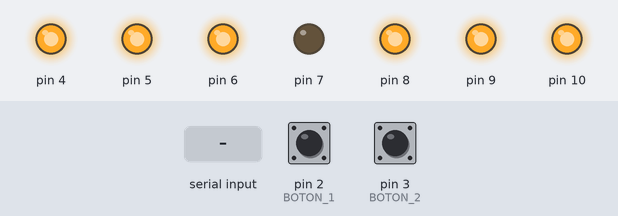
The sketch below on a simulated Arduino Uno, built with avr-gcc and run on an emulated ATmega328P. Shown: output pins drawn as LEDs (lit = HIGH). Dashed ring = blinking. Inputs (shaded band) come from the test bench; at power-on: pin 2 (BOTON_1) LOW, pin 3 (BOTON_2) LOW.

Above: at 1.2 s.
1.3 s: pin 2 (BOTON_1) pulled HIGH for 0.15 s
At 2.7 s:
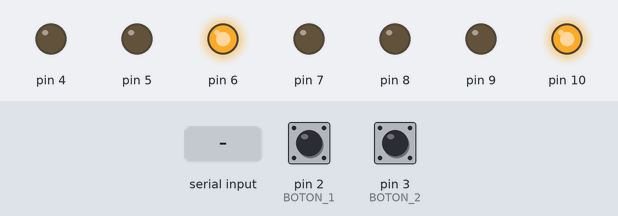
7.4 s: "1" received over Serial
10.4 s: "2" received over Serial
At 12.7 s:
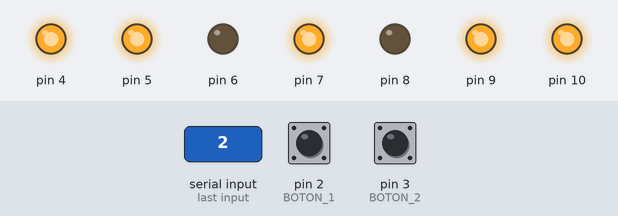
13.4 s: pin 3 (BOTON_2) pulled HIGH for 0.15 s
At 15.2 s:
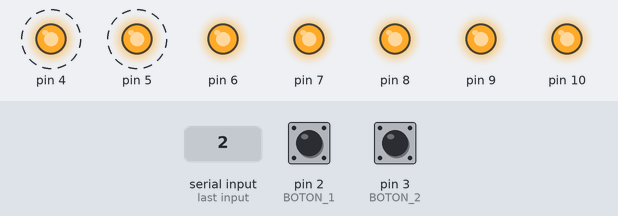
Timing chart, 0 to 17.5 s (numbered marks = the images above; inputs shaded):
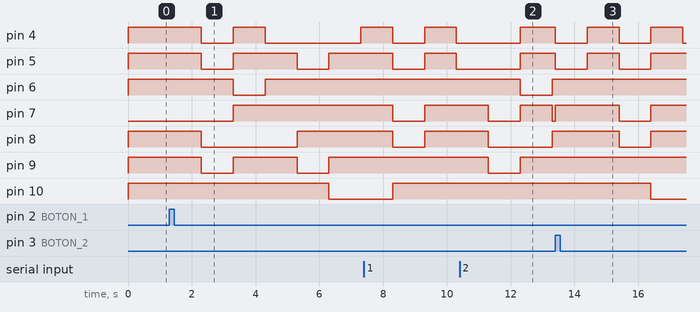

The sketch:

Laboratorio_2_5_03_2023.ino
```cpp
//Julio Castellanos
int D = 1000;

int in1;
int in2;
char x;

void setup() {
  Serial.begin(9600);
  pinMode(2, INPUT);  //BOTON 1
  pinMode(3, INPUT);  //BOTON 2
  pinMode(9, OUTPUT);  //A
  pinMode(10, OUTPUT); //B
  pinMode(6, OUTPUT);  //C
  pinMode(5, OUTPUT);  //D
  pinMode(4, OUTPUT);  //E
  pinMode(8, OUTPUT);  //F
  pinMode(7, OUTPUT);  //G


}

void loop() {

     //0
     digitalWrite(9, HIGH);
     digitalWrite(10, HIGH);
     digitalWrite(6, HIGH);
     digitalWrite(5, HIGH);
     digitalWrite(4, HIGH);
     digitalWrite(8, HIGH);
     digitalWrite(7, LOW);

 in1 = digitalRead(2);
 in2 = digitalRead(3);

 if (in1 == HIGH){
     //0
     digitalWrite(9, HIGH);
     digitalWrite(10, HIGH);
     digitalWrite(6, HIGH);
     digitalWrite(5, HIGH);
     digitalWrite(4, HIGH);
     digitalWrite(8, HIGH);
     digitalWrite(7, LOW);
     delay(D);
     //1
     digitalWrite(9, LOW);
     digitalWrite(10, HIGH);
     digitalWrite(6, HIGH);
     digitalWrite(5, LOW);
     digitalWrite(4, LOW);
     digitalWrite(8, LOW);
     digitalWrite(7, LOW);
     delay(D);
     //2
     digitalWrite(9, HIGH);
     digitalWrite(10, HIGH);
     digitalWrite(6, LOW);
     digitalWrite(5, HIGH);
     digitalWrite(4, HIGH);
     digitalWrite(8, LOW);
     digitalWrite(7, HIGH);
     delay(D);
     //3
     digitalWrite(9, HIGH);
     digitalWrite(10, HIGH);
     digitalWrite(6, HIGH);
     digitalWrite(5, HIGH);
     digitalWrite(4, LOW);
     digitalWrite(8, LOW);
     digitalWrite(7, HIGH);
     delay(D);
     //4
     digitalWrite(9, LOW);
     digitalWrite(10, HIGH);
     digitalWrite(6, HIGH);
     digitalWrite(5, LOW);
     digitalWrite(4, LOW);
     digitalWrite(8, HIGH);
     digitalWrite(7, HIGH);
     delay(D);
     //5
     digitalWrite(9, HIGH);
     digitalWrite(10, LOW);
     digitalWrite(6, HIGH);
     digitalWrite(5, HIGH);
     digitalWrite(4, LOW);
     digitalWrite(8, HIGH);
     digitalWrite(7, HIGH);
     delay(D);
     //6
     digitalWrite(9, HIGH);
     digitalWrite(10, LOW);
     digitalWrite(6, HIGH);
     digitalWrite(5, HIGH);
     digitalWrite(4, HIGH);
     digitalWrite(8, HIGH);
     digitalWrite(7, HIGH);
     delay(D);
     //7
     digitalWrite(9, HIGH);
     digitalWrite(10, HIGH);
     digitalWrite(6, HIGH);
     digitalWrite(5, LOW);
     digitalWrite(4, LOW);
     digitalWrite(8, LOW);
     digitalWrite(7, LOW);
     delay(D);
     //8
     digitalWrite(9, HIGH);
     digitalWrite(10, HIGH);
     digitalWrite(6, HIGH);
     digitalWrite(5, HIGH);
     digitalWrite(4, HIGH);
     digitalWrite(8, HIGH);
     digitalWrite(7, HIGH);
     delay(D);
     //9
     digitalWrite(9, HIGH);
     digitalWrite(10, HIGH);
     digitalWrite(6, HIGH);
     digitalWrite(5, LOW);
     digitalWrite(4, LOW);
     digitalWrite(8, HIGH);
     digitalWrite(7, HIGH);
     delay(D);
 }else if (in2 == HIGH){
     //9
     digitalWrite(9, HIGH);
     digitalWrite(10, HIGH);
     digitalWrite(6, HIGH);
     digitalWrite(5, LOW);
     digitalWrite(4, LOW);
     digitalWrite(8, HIGH);
     digitalWrite(7, HIGH);
     delay(D);
     //8
     digitalWrite(9, HIGH);
     digitalWrite(10, HIGH);
     digitalWrite(6, HIGH);
     digitalWrite(5, HIGH);
     digitalWrite(4, HIGH);
     digitalWrite(8, HIGH);
     digitalWrite(7, HIGH);
     delay(D);
     //7
     digitalWrite(9, HIGH);
     digitalWrite(10, HIGH);
     digitalWrite(6, HIGH);
     digitalWrite(5, LOW);
     digitalWrite(4, LOW);
     digitalWrite(8, LOW);
     digitalWrite(7, LOW);
     delay(D);
     //6
     digitalWrite(9, HIGH);
     digitalWrite(10, LOW);
     digitalWrite(6, HIGH);
     digitalWrite(5, HIGH);
     digitalWrite(4, HIGH);
     digitalWrite(8, HIGH);
     digitalWrite(7, HIGH);
     delay(D);
     //5
     digitalWrite(9, HIGH);
     digitalWrite(10, LOW);
     digitalWrite(6, HIGH);
     digitalWrite(5, HIGH);
     digitalWrite(4, LOW);
     digitalWrite(8, HIGH);
     digitalWrite(7, HIGH);
     delay(D);
     //4
     digitalWrite(9, LOW);
     digitalWrite(10, HIGH);
     digitalWrite(6, HIGH);
     digitalWrite(5, LOW);
     digitalWrite(4, LOW);
     digitalWrite(8, HIGH);
     digitalWrite(7, HIGH);
     delay(D);
     //3
     digitalWrite(9, HIGH);
     digitalWrite(10, HIGH);
     digitalWrite(6, HIGH);
     digitalWrite(5, HIGH);
     digitalWrite(4, LOW);
     digitalWrite(8, LOW);
     digitalWrite(7, HIGH);
     delay(D);
     //2
     digitalWrite(9, HIGH);
     digitalWrite(10, HIGH);
     digitalWrite(6, LOW);
     digitalWrite(5, HIGH);
     digitalWrite(4, HIGH);
     digitalWrite(8, LOW);
     digitalWrite(7, HIGH);
     delay(D);
     //1
     digitalWrite(9, LOW);
     digitalWrite(10, HIGH);
     digitalWrite(6, HIGH);
     digitalWrite(5, LOW);
     digitalWrite(4, LOW);
     digitalWrite(8, LOW);
     digitalWrite(7, LOW);
     delay(D);
     //0
     digitalWrite(9, HIGH);
     digitalWrite(10, HIGH);
     digitalWrite(6, HIGH);
     digitalWrite(5, HIGH);
     digitalWrite(4, HIGH);
     digitalWrite(8, HIGH);
     digitalWrite(7, LOW);
     delay(D);
    }
  if (Serial.available() > 0){
    x=Serial.read();
    switch(x){
      case '0':
     digitalWrite(9, HIGH);
     digitalWrite(10, HIGH);
     digitalWrite(6, HIGH);
     digitalWrite(5, HIGH);
     digitalWrite(4, HIGH);
     digitalWrite(8, HIGH);
     digitalWrite(7, LOW);
     delay(D);
     break;
     case '1':
     digitalWrite(9, LOW);
     digitalWrite(10, HIGH);
     digitalWrite(6, HIGH);
     digitalWrite(5, LOW);
     digitalWrite(4, LOW);
     digitalWrite(8, LOW);
     digitalWrite(7, LOW);
     delay(D);
     break;
     case '2':
     digitalWrite(9, HIGH);
     digitalWrite(10, HIGH);
     digitalWrite(6, LOW);
     digitalWrite(5, HIGH);
     digitalWrite(4, HIGH);
     digitalWrite(8, LOW);
     digitalWrite(7, HIGH);
     delay(D);
     break;
     case '3':
     digitalWrite(9, HIGH);
     digitalWrite(10, HIGH);
     digitalWrite(6, HIGH);
     digitalWrite(5, HIGH);
     digitalWrite(4, LOW);
     digitalWrite(8, LOW);
     digitalWrite(7, HIGH);
     delay(D);
     break;
     case '4':
     digitalWrite(9, LOW);
     digitalWrite(10, HIGH);
     digitalWrite(6, HIGH);
     digitalWrite(5, LOW);
     digitalWrite(4, LOW);
     digitalWrite(8, HIGH);
     digitalWrite(7, HIGH);
     delay(D);
     break;
     case '5':
     digitalWrite(9, HIGH);
     digitalWrite(10, LOW);
     digitalWrite(6, HIGH);
     digitalWrite(5, HIGH);
     digitalWrite(4, LOW);
     digitalWrite(8, HIGH);
     digitalWrite(7, HIGH);
     delay(D);
     break;
     case '6':
     digitalWrite(9, HIGH);
     digitalWrite(10, LOW);
     digitalWrite(6, HIGH);
     digitalWrite(5, HIGH);
     digitalWrite(4, HIGH);
     digitalWrite(8, HIGH);
     digitalWrite(7, HIGH);
     delay(D);
     break;
     case '7':
     digitalWrite(9, HIGH);
     digitalWrite(10, HIGH);
     digitalWrite(6, HIGH);
     digitalWrite(5, LOW);
     digitalWrite(4, LOW);
     digitalWrite(8, LOW);
     digitalWrite(7, LOW);
     delay(D);
     break;
     case '8':
     digitalWrite(9, HIGH);
     digitalWrite(10, HIGH);
     digitalWrite(6, HIGH);
     digitalWrite(5, HIGH);
     digitalWrite(4, HIGH);
     digitalWrite(8, HIGH);
     digitalWrite(7, HIGH);
     delay(D);
     break;
     case '9':
     digitalWrite(9, HIGH);
     digitalWrite(10, HIGH);
     digitalWrite(6, HIGH);
     digitalWrite(5, LOW);
     digitalWrite(4, LOW);
     digitalWrite(8, HIGH);
     digitalWrite(7, HIGH);
     delay(D);
     break;

    }
  }
}
```

Measured:
- after the input at 1.3 s, pin 4: HIGH → LOW after 1.0 s, → HIGH 1.0 s later, → LOW 1.0 s later, → HIGH 3.0 s later; pin 5, pin 9: alternates HIGH for 2.0 s and LOW for 1.0 s, starting after 1.0 s; pin 6: HIGH → LOW after 2.0 s, → HIGH 1.0 s later; pin 7: LOW → HIGH after 2.0 s; pin 8: HIGH → LOW after 1.0 s, → HIGH 3.0 s later
- after the input at 10.4 s, pin 6: HIGH → LOW after 1.9 s, → HIGH 1.0 s later
- after the input at 13.4 s, pin 4, pin 5: alternates HIGH for 1.0 s and LOW for 1.0 s, starting at once; pin 7: LOW → HIGH at once, → LOW 2.0 s later, → HIGH 1.0 s later; pin 8: HIGH → LOW after 2.0 s, → HIGH 1.0 s later; pin 10: HIGH → LOW after 3.0 s
